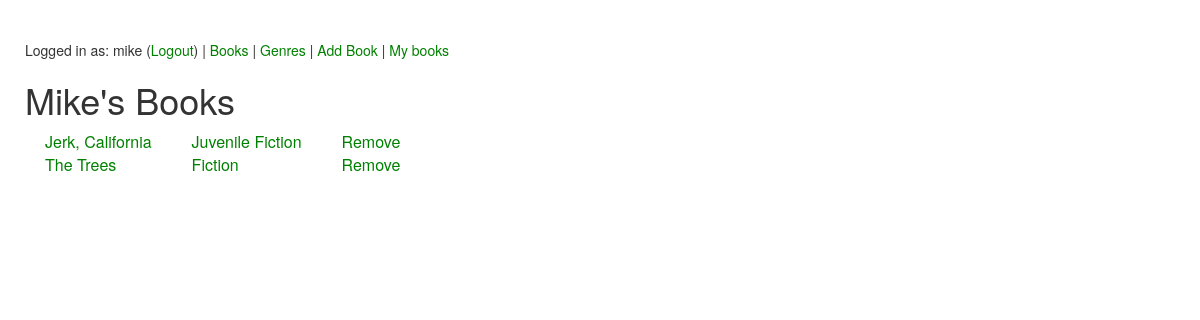
The app's page /lib/user/mike/ (signed in), older data.
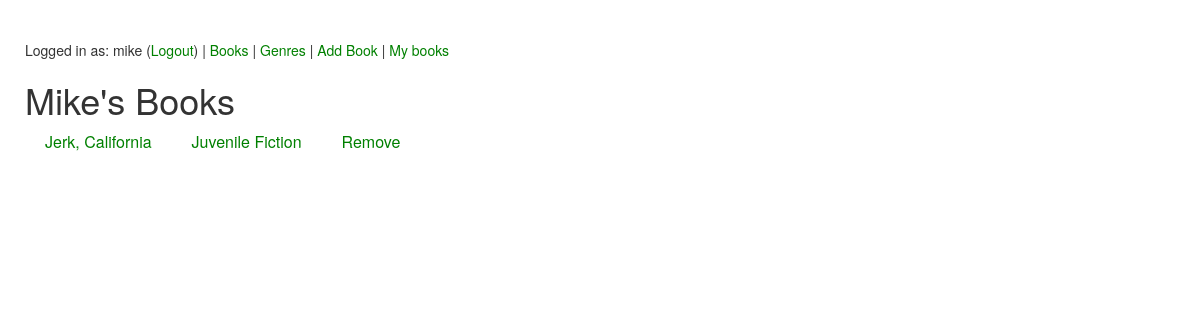
The same page, newer data.
### lib/models.py (models this page shows, shortened)
class Book(models.Model):
    location = models.ForeignKey(Location, on_delete=models.CASCADE, null=True)
    owner = models.ForeignKey(User, on_delete=models.CASCADE, null=True)
    title = models.CharField(max_length=200, null=True)
    isbn = models.IntegerField(default=-1)
    author = models.CharField(max_length=200,null=True)
    thumbnail = models.URLField(max_length=500,null=True)
    description = models.CharField(max_length=3000,null=True)
    preview = models.CharField(max_length=200,null=True)

class Category(models.Model):
    category = models.CharField(max_length=200, unique=True)
    book = models.ManyToManyField(Book)
    def __str__(self):
        return self.category

### lib/views.py (the view)
# urls.py: url(r'^user/(?P<username>\w+)/$', views.profile, name='profile'),
@login_required
def profile(request,username):
    if is_group_match(request.user,User.objects.get(username=username)):
        object_list = [ b for b in Book.objects.all() if b.owner.username == username]
        context = {'object_list':object_list,'user':username}
        return render(request, 'lib/profile.html', context)
    else:
        return HttpResponse("You do not have permission to view this page")

### lib/views.py (called while the page is built)
def is_group_match(user1, user2):
    return any(x in user1.groups.all() for x in user2.groups.all())

### lib/templates/lib/profile.html (shortened to what this page needs)
{% extends "base.html" %}
{% block content %}
{% if object_list %}
<h1>{{user.title}}'s Books</h1>
  <table>
    {% for book in object_list %}
  <tr>
    <td><a href="{% url 'lib:book' book.id %}">{{book.title}}</a></td>
    <td>{% for cat in book.category_set.all%}
      <a href="{% url 'lib:genre' cat.id %}">{{cat}} </a>
      {% endfor %}</td>
    <td><a href="{% url 'lib:delete' book.id %}">Remove</a></td>
  </tr>
    {% endfor %}
  </table>
{% else %}
  <p>No books available</p>
{% endif %}
{% endblock %}

Row changes from the older to the newer data that the page shows:
removed Book: title "The Trees"
no longer on this page (row unchanged): Category: category "Fiction", shown under "The Trees"
